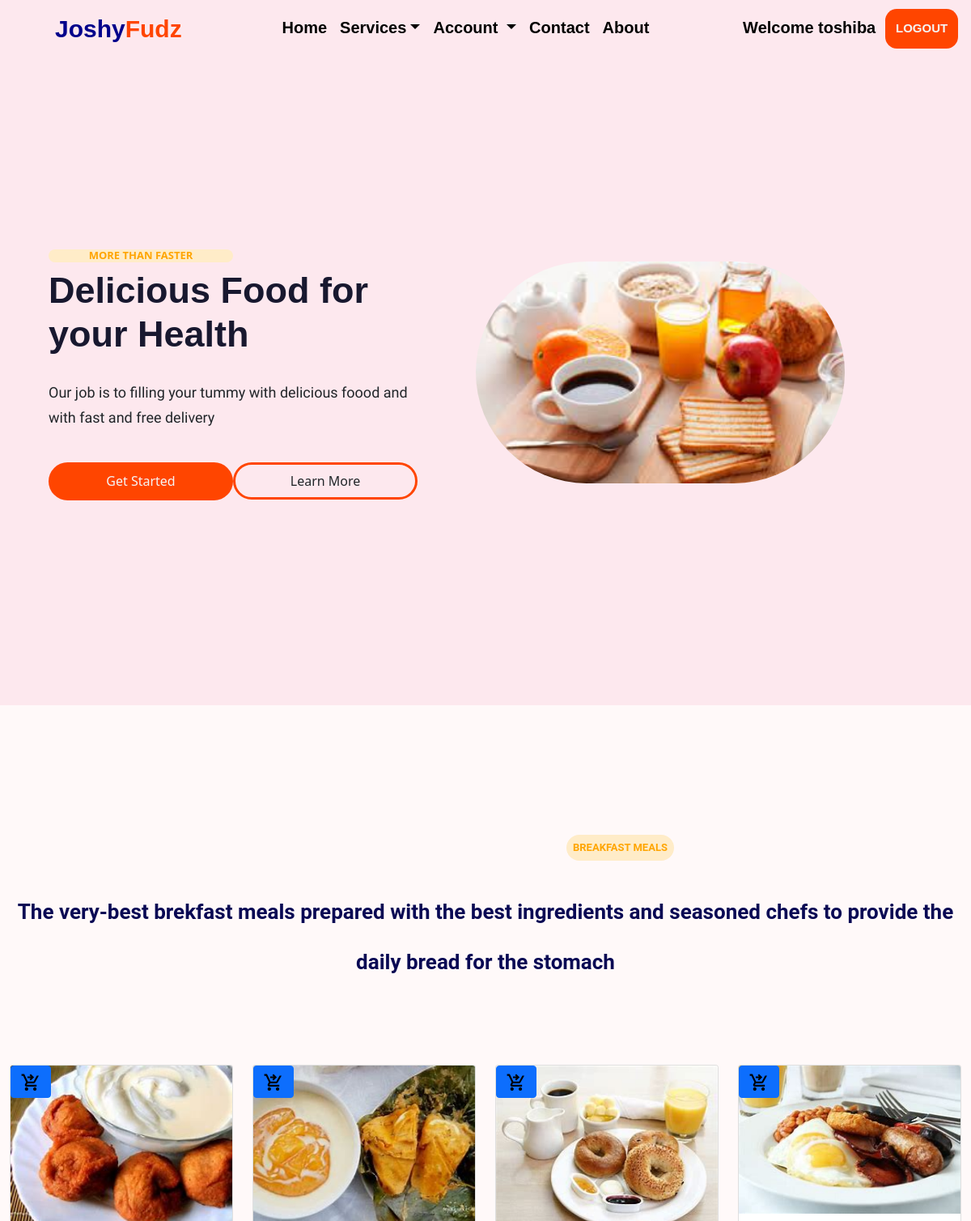
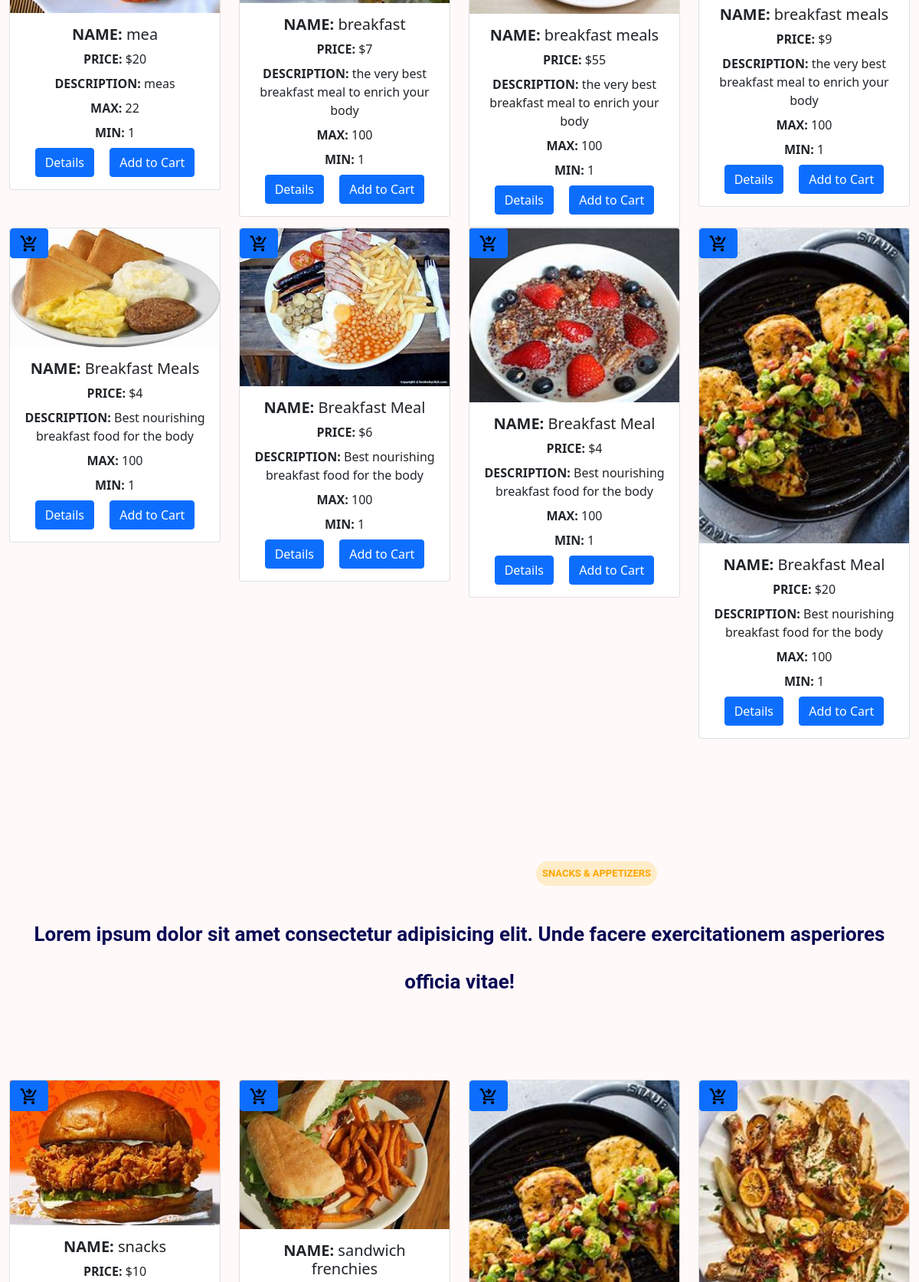
/available_foods (signed in, upper part), run on the app's committed database (2 pictures, top to bottom).
### home/models.py (models this page shows, shortened)
class Product(models.Model):
    name = models.CharField(max_length=250)
    img = models.ImageField(upload_to= 'Product', default='prod.jpg')
    price = models.CharField(max_length=100)
    max_quantity = models.IntegerField()
    min_quantity = models.IntegerField(default=1, editable=False)
    display = models.BooleanField()
    latest = models.BooleanField(default=False)
    trending =models.BooleanField(default=False)
    meals =models.BooleanField(default=False)
    wines =models.BooleanField(default=False)
    snacks =models.BooleanField(default=False)
    description = models.TextField()
    created = models.DateTimeField(auto_now_add=True)
    update = models.DateTimeField(auto_now=True)
    class Meta:
        db_table = 'product'
        managed = True
        verbose_name = 'Product'
        verbose_name_plural = 'Products'

### home/views.py (the view)
# urls.py: path('available_foods',views.products, name='products'),
@login_required(login_url='login')
def products(request):
    product = Product.objects.filter(meals=True)
    snacks = Product.objects.filter(snacks=True)
    Wines = Product.objects.filter(wines=True)
    context = {
        'product':product,
        'snacks':snacks,
        'Wines':Wines
    }
    return render(request, 'catalogues.html', context)

### home/context_processors.py (called while the page is built)
def readcart(request):
    cart = Product.objects.filter()
    cartcount = 0
    for count in cart:
        cartcount += count.max_quantity
        context = {
            'cartcount':cartcount,
        }
        return context

### home/templates/catalogues.html (shortened to what this page needs)
{% extends 'base.html' %}
{% block header %}{% include 'header.html' %}{% endblock header %}
{% block banner %}{% include 'banner.html' %}{% endblock banner %}
{% block content %}
<div class="container-fluid mb-5 ">
    <h2 class="menu me-sm-5 " style="margin-top: 10rem; ">BreaKfast Meals</h2>
    <p class="menu_p" style="font-size:26px">The very-best brekfast meals prepared with the
       best ingredients and seasoned chefs to provide the daily bread for the stomach</p>
    <div class="row justify-content-center text-center mt-5 pt-5">
      {% if product %}
      {% for item in product %}
        <div class="col-6 col-sm-6 col-md-4 col-lg-3 ">
            <div class="card" >
                <a href="{% url 'displaycart' %}" class="card-link position-absolute start-75 btn btn-primary"></a>
                <img src="{{item.img.url}}" class="card-img-top" alt="...">
                <div class="card-body">
                  <h5 class="card-title"><b>NAME:</b> {{item.name}}</h5>
                  <p class="card-title"><b>PRICE:</b> ${{item.price}}</p>
                  <p class="card-title"> <b>DESCRIPTION:</b> {{item.description}}</p>
                  <p class="card-title"><b>MAX:</b> {{item.max_quantity}}</p>
                  <p class="card-title"><b>MIN:</b> {{item.min_quantity}}</p>
                    <a href="{% url 'details' item.id %}" class="card-link btn btn-primary">Details</a>
                      <a href="{% url 'displaycart' %}" class="card-link btn btn-primary">Add to Cart</a>
                </div>
            </div>
        </div>
      {% endfor %}
    {% endif %}
    </div>
</div>
<div class="container-fluid mb-5">
    <h2 class="menu " style="margin-top: 10rem;">Snacks & Appetizers</h2>
    <p class="menu_p" style="font-size:26px">Lorem ipsum dolor sit amet consectetur adipisicing elit.
         Unde facere exercitationem asperiores officia vitae!</p>
    <div class="row justify-content-center text-center mt-5 pt-5">
      {% if snacks %}
      {% for snacks in snacks %}
        <div class="col-6 col-sm-6 col-md-4 col-lg-3 ">
            <div class="card">
                <a href="{% url 'displaycart' %}" class="card-link position-absolute start-75 btn btn-primary"></a>
                <img src="{{snacks.img.url}}" class="card-img-top" alt="...">
                <div class="card-body">
                  <h5 class="card-title"><b>NAME:</b> {{snacks.name}}</h5>
                  <p class="card-title"><b>PRICE:</b> ${{snacks.price}}</p>
                </div>
            </div>
        </div>
      {% endfor %}
    {% endif %}
    </div>
</div>
{% endblock content %}

### home/templates/header.html (shortened to what this page needs)
<nav class="navbar navbar-expand-lg sticky-top" >
    <div class="container-fluid" id="head_ings">
      <a class="navbar-brand ms-2 mt-auto ps-5" href="{% url 'index' %}"><span style="color: darkblue;">Joshy</span><span style="color:orangered ;">Fudz</span></a>
        <div class="offcanvas offcanvas-end" tabindex="-1" id="offcanvasRight" aria-labelledby="offcanvasRightLabel">
        <div class="offcanvas-body">
        <ul class="navbar-nav me-auto ms-auto mb-2 mb-lg-0">
          {% if request.user.is_authenticated %}
          <li class="nav-item">
            <a class="nav-link active" aria-current="page" href="{% url 'index' %}">Home</a>
          </li>
          <li class="nav-item dropdown">
            <a class="nav-link dropdown-toggle" href="#" id="navbarDropdown" role="button" data-bs-toggle="dropdown" aria-expanded="true" >Services</a>
          </li>
          <li class="nav-item dropdown">
            <a class="nav-link dropdown-toggle" href="#" id="navbarDropdown" role="button" data-bs-toggle="dropdown" aria-expanded="false">Account
            </a>
          </li>
          <li class="nav-item" href="login" >
            <a class="nav-link" href="#serv" href="a#">Contact</a>
          </li>
          <li class="nav-item">
            <a class="nav-link" href="#ab">About</a>
          </li>
        </ul>
        <li class="nav-item navbar-nav">
            <a href="{% url 'login' %}" class="nav-link me-1"  >Welcome  {{request.user.username}}</a>
        </li>
        <li class="nav-item navbar-nav">
            <a href="{% url 'logout' %}" class="nav-link me-1"  id="ogs">LOGOUT</a>
        </li>
      {% endif %}
      </div>
    </div>
  </nav>

### home/static/styling/school.css (style rules this page uses)
.navbar { background-color: rgb(253, 232, 238); }
.navbar-brand { font-size: 30px; font-weight: 800; font-family: sans-serif; }
.nav-item a { color: black; font-size: 20px; font-weight: 600; font-family: sans-serif; }
#ogs { background-color: orangered; color: whitesmoke; border-radius: .9rem; padding: .8rem; font-size: 15px; text-align: center; }
.menu { text-transform: uppercase; background-color: rgb(255, 236, 200); border-radius: 4rem; color: orange; font-size: small; font-family: 'Roboto', sans-serif; font-weight: 700; width: max-content; padding: .5rem; margin: 0rem 5rem 2rem 43rem; }
.menu_p { color: rgb(9, 9, 84); font-size: 40px; font-weight: 600; font-family: 'Roboto', sans-serif; text-align: center; line-height: 3.9rem; }
body { background-color: rgb(255, 249, 249); }
* { padding: 0%; border: 0; box-sizing: border-box; }

### data on the page
Product: img (picture), name "mea", price "20", description "meas", max_quantity "22", min_quantity "1"
Product: img (picture), name "breakfast", price "7", description "the very best breakfast meal to enrich your body", max_quantity "100", min_quantity "1"
Product: img (picture), name "breakfast meals", price "55", description "the very best breakfast meal to enrich your body", max_quantity "100", min_quantity "1"
Product: img (picture), name "breakfast meals", price "9", description "the very best breakfast meal to enrich your body", max_quantity "100", min_quantity "1"
Product: img (picture), name "Breakfast Meals", price "4", description "Best nourishing breakfast food for the body", max_quantity "100", min_quantity "1"
Product: img (picture), name "Breakfast Meal", price "6", description "Best nourishing breakfast food for the body", max_quantity "100", min_quantity "1"
Product: img (picture), name "Breakfast Meal", price "4", description "Best nourishing breakfast food for the body", max_quantity "100", min_quantity "1"
Product: img (picture), name "Breakfast Meal", price "20", description "Best nourishing breakfast food for the body", max_quantity "100", min_quantity "1"
Product: img (picture), name "snacks", price "10"
Product: img (picture), name "sandwich frenchies"
Product: img (picture)
Product: img (picture)

### other printed values
{{ request.user.username }} "toshiba"
